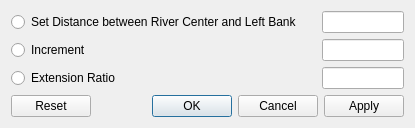
<?xml version="1.0" encoding="UTF-8"?>
<ui version="4.0">
 <class>RawDataRiverPathPointExpandDialog</class>
 <widget class="QDialog" name="RawDataRiverPathPointExpandDialog">
  <property name="geometry">
   <rect>
    <x>0</x>
    <y>0</y>
    <width>415</width>
    <height>121</height>
   </rect>
  </property>
  <property name="windowTitle">
   <string>Extend Traversal Line</string>
  </property>
  <layout class="QVBoxLayout" name="verticalLayout">
   <item>
    <layout class="QGridLayout" name="gridLayout">
     <item row="0" column="0">
      <widget class="QRadioButton" name="distanceRadioButton">
       <property name="text">
        <string>Set Distance between River Center and Left Bank</string>
       </property>
      </widget>
     </item>
     <item row="0" column="1">
      <spacer name="horizontalSpacer">
       <property name="orientation">
        <enum>Qt::Horizontal</enum>
       </property>
       <property name="sizeHint" stdset="0">
        <size>
         <width>40</width>
         <height>20</height>
        </size>
       </property>
      </spacer>
     </item>
     <item row="0" column="2">
      <widget class="RealNumberEditWidget" name="distanceEdit"/>
     </item>
     <item row="1" column="0">
      <widget class="QRadioButton" name="incrementRadioButton">
       <property name="text">
        <string>Increment</string>
       </property>
      </widget>
     </item>
     <item row="1" column="1">
      <spacer name="horizontalSpacer_2">
       <property name="orientation">
        <enum>Qt::Horizontal</enum>
       </property>
       <property name="sizeHint" stdset="0">
        <size>
         <width>40</width>
         <height>20</height>
        </size>
       </property>
      </spacer>
     </item>
     <item row="1" column="2">
      <widget class="RealNumberEditWidget" name="incrementEdit"/>
     </item>
     <item row="2" column="0">
      <widget class="QRadioButton" name="ratioRadioButton">
       <property name="text">
        <string>Extension Ratio</string>
       </property>
      </widget>
     </item>
     <item row="2" column="1">
      <spacer name="horizontalSpacer_3">
       <property name="orientation">
        <enum>Qt::Horizontal</enum>
       </property>
       <property name="sizeHint" stdset="0">
        <size>
         <width>40</width>
         <height>20</height>
        </size>
       </property>
      </spacer>
     </item>
     <item row="2" column="2">
      <widget class="RealNumberEditWidget" name="ratioEdit"/>
     </item>
    </layout>
   </item>
   <item>
    <widget class="QDialogButtonBox" name="buttonBox">
     <property name="orientation">
      <enum>Qt::Horizontal</enum>
     </property>
     <property name="standardButtons">
      <set>QDialogButtonBox::Apply|QDialogButtonBox::Cancel|QDialogButtonBox::Ok|QDialogButtonBox::Reset</set>
     </property>
    </widget>
   </item>
  </layout>
 </widget>
 <customwidgets>
  <customwidget>
   <class>RealNumberEditWidget</class>
   <extends>QLineEdit</extends>
   <header>guibase/realnumbereditwidget.h</header>
  </customwidget>
 </customwidgets>
 <resources/>
 <connections>
  <connection>
   <sender>buttonBox</sender>
   <signal>accepted()</signal>
   <receiver>RawDataRiverPathPointExpandDialog</receiver>
   <slot>accept()</slot>
   <hints>
    <hint type="sourcelabel">
     <x>257</x>
     <y>111</y>
    </hint>
    <hint type="destinationlabel">
     <x>157</x>
     <y>274</y>
    </hint>
   </hints>
  </connection>
  <connection>
   <sender>buttonBox</sender>
   <signal>rejected()</signal>
   <receiver>RawDataRiverPathPointExpandDialog</receiver>
   <slot>reject()</slot>
   <hints>
    <hint type="sourcelabel">
     <x>325</x>
     <y>111</y>
    </hint>
    <hint type="destinationlabel">
     <x>286</x>
     <y>274</y>
    </hint>
   </hints>
  </connection>
  <connection>
   <sender>ratioRadioButton</sender>
   <signal>toggled(bool)</signal>
   <receiver>ratioEdit</receiver>
   <slot>setEnabled(bool)</slot>
   <hints>
    <hint type="sourcelabel">
     <x>150</x>
     <y>70</y>
    </hint>
    <hint type="destinationlabel">
     <x>383</x>
     <y>73</y>
    </hint>
   </hints>
  </connection>
  <connection>
   <sender>incrementRadioButton</sender>
   <signal>toggled(bool)</signal>
   <receiver>incrementEdit</receiver>
   <slot>setEnabled(bool)</slot>
   <hints>
    <hint type="sourcelabel">
     <x>60</x>
     <y>45</y>
    </hint>
    <hint type="destinationlabel">
     <x>333</x>
     <y>44</y>
    </hint>
   </hints>
  </connection>
  <connection>
   <sender>distanceRadioButton</sender>
   <signal>toggled(bool)</signal>
   <receiver>distanceEdit</receiver>
   <slot>setEnabled(bool)</slot>
   <hints>
    <hint type="sourcelabel">
     <x>85</x>
     <y>22</y>
    </hint>
    <hint type="destinationlabel">
     <x>363</x>
     <y>17</y>
    </hint>
   </hints>
  </connection>
 </connections>
</ui>
